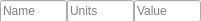
<?xml version="1.0" encoding="UTF-8"?>
<ui version="4.0">
 <class>rec_bar</class>
 <widget class="QWidget" name="rec_bar">
  <property name="geometry">
   <rect>
    <x>0</x>
    <y>0</y>
    <width>201</width>
    <height>21</height>
   </rect>
  </property>
  <property name="windowTitle">
   <string>Form</string>
  </property>
  <widget class="QWidget" name="horizontalLayoutWidget">
   <property name="geometry">
    <rect>
     <x>0</x>
     <y>0</y>
     <width>201</width>
     <height>22</height>
    </rect>
   </property>
   <layout class="QHBoxLayout" name="horizontalLayout" stretch="1,1,1">
    <property name="spacing">
     <number>0</number>
    </property>
    <item>
     <widget class="QLineEdit" name="lbl_name">
      <property name="readOnly">
       <bool>true</bool>
      </property>
      <property name="placeholderText">
       <string>Name</string>
      </property>
     </widget>
    </item>
    <item>
     <widget class="QLineEdit" name="lbl_units">
      <property name="readOnly">
       <bool>true</bool>
      </property>
      <property name="placeholderText">
       <string>Units</string>
      </property>
     </widget>
    </item>
    <item>
     <widget class="QLineEdit" name="inp_value">
      <property name="placeholderText">
       <string>Value</string>
      </property>
     </widget>
    </item>
   </layout>
  </widget>
 </widget>
 <resources/>
 <connections/>
</ui>
